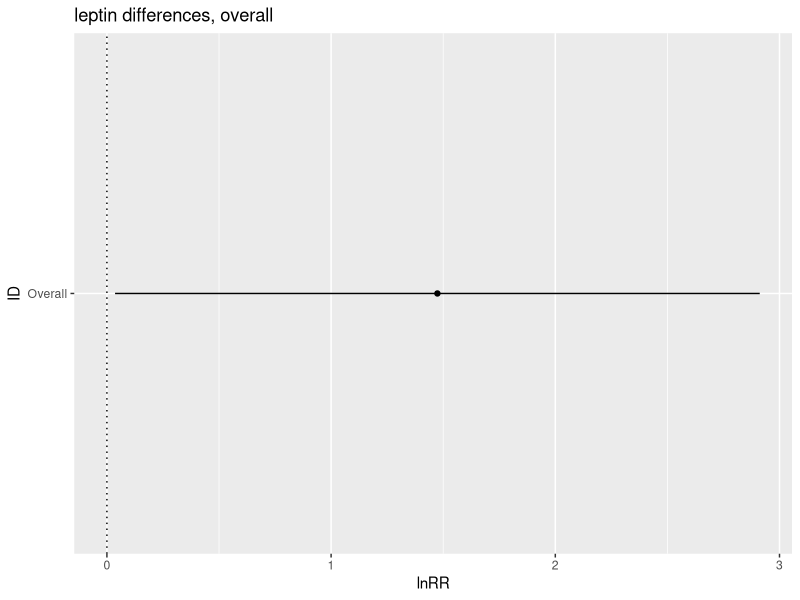

Write R code to recreate this figure.
## ---- chunk 1
library(tidyverse)
library(openxlsx)  
library(knitr)
library(metafor)
library(ggplot2)
library(readxl)
## ---- chunk 2
Leptin_lnRR <- read.csv("../data/Leptin_lnRR.csv") 

## ---- chunk 3

#Overall analysis, not split

Leptin_overall_lnRR_0mods <- rma.mv(yi, vi,random = list(~1|Paper_ID,~1|Cohort_ID), data=Leptin_lnRR, method = 'REML')

summary(Leptin_overall_lnRR_0mods)



#Tibble of overall results

Leptin_overall_lnRR <- tibble(
  ID = "Overall", 
  lnRR = 1.4741,
  ci.lb = 0.0364,
  ci.ub = 2.9119
)

plot_leptin_overall <- ggplot(Leptin_overall_lnRR, aes(x=ID, y=lnRR)) + 
  geom_errorbar(aes(ymin=ci.lb, ymax=ci.ub), width = 0, position = position_dodge(0.3)) +
  geom_point(aes(x = ID, y = lnRR), position = position_dodge(0.3))+
  geom_hline(yintercept = 0, lty = "dotted") +
  labs(title ="leptin differences, overall", x = "ID", y = "lnRR") +
  coord_flip()
plot_leptin_overall
